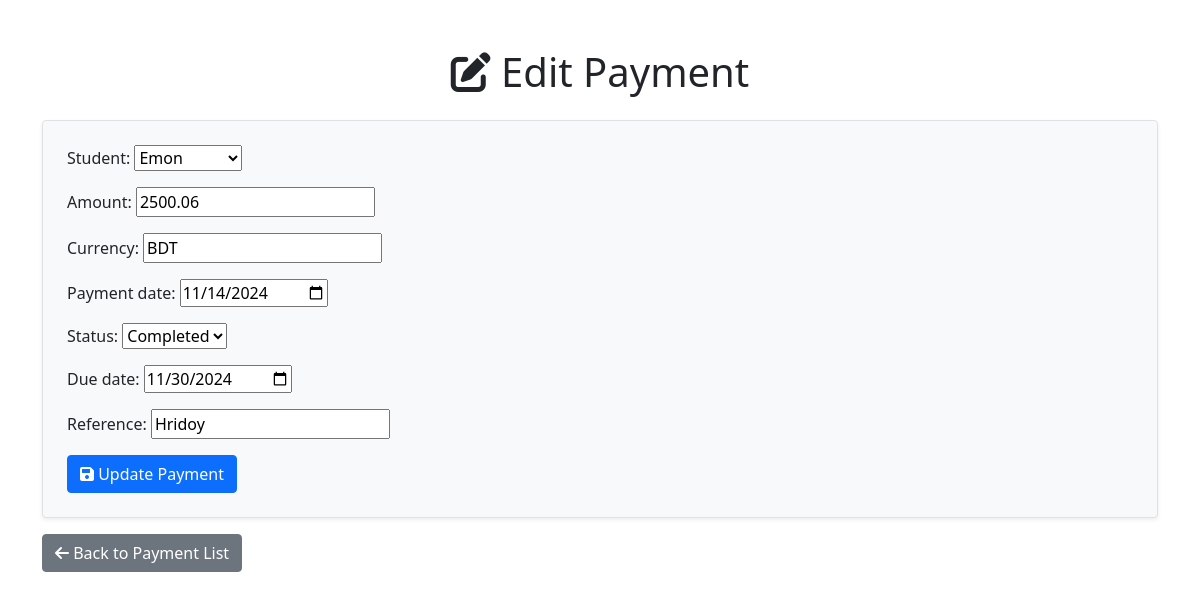
/payments/edit/5 (signed in), run on the app's committed database.
### hostel/models.py (models this page shows, shortened)
class Payment(models.Model):
    student = models.ForeignKey(Student, on_delete=models.CASCADE)
    amount = models.DecimalField(max_digits=10, decimal_places=2)
    currency = models.CharField(max_length=3, default='BDT')
    status = models.CharField(max_length=20, choices=[('Pending', 'Pending'), (
        'Completed', 'Completed'), ('Overdue', 'Overdue')], default='Pending')
    payment_date = models.DateTimeField(null=True, blank=True)
    due_date = models.DateField(null=True, blank=True)
    is_due = models.BooleanField(default=False)
    overdue_amount = models.DecimalField(max_digits=10, decimal_places=2)
    reference = models.CharField(max_length=255, blank=True, null=True)
    room_number = models.CharField(max_length=10, blank=True, null=True)
    oprstamp = models.ForeignKey(
        User, on_delete=models.SET_NULL, null=True, blank=True)
    timestamp = models.DateTimeField(auto_now_add=True)

### hostel/views.py (the view)
# urls.py: path('payments/edit/<int:pk>', PaymentUpdateView.as_view(), name='admin_edit_payment'),
@method_decorator(login_required, name='dispatch')
class PaymentUpdateView(UpdateView):
    model = Payment
    form_class = PaymentForm
    template_name = 'payments/admin_edit_payment.html'
    success_url = reverse_lazy('admin_payment_list')

### hostel/forms.py
class PaymentForm(forms.ModelForm):
    class Meta:
        model = Payment
        fields = ['student',  # 'room',
                  'amount', 'currency', 'payment_date', 'status', 'due_date', 'reference']
        widgets = {
            'amount': forms.NumberInput(attrs={'step': '0.01'}),
            'due_date': forms.DateInput(attrs={'type': 'date'}),
            'payment_date': forms.DateInput(attrs={'type': 'date'}),
        }

### hostel/models.py (called while the page is built)
    def __str__(self):
        return self.name

### hostel/templates/payments/admin_edit_payment.html (shortened to what this page needs)
<!DOCTYPE html>
<html lang="en">
  <head>
    <link href="https://cdn.jsdelivr.net/npm/bootstrap@5.1.3/dist/css/bootstrap.min.css" rel="stylesheet" />
    <link rel="stylesheet" href="https://cdnjs.cloudflare.com/ajax/libs/font-awesome/6.0.0-beta3/css/all.min.css">
  </head>
  <body>
    <div class="container mt-5">
      <h1 class="text-center mb-4"><i class="fas fa-edit"></i> Edit Payment</h1>
      <form method="post" class="p-4 border rounded shadow-sm bg-light">
        {{ form.as_p }}
        <button type="submit" class="btn btn-primary">
          <i class="fas fa-save"></i> Update Payment
        </button>
      </form>
      <a href="{% url 'admin_payment_list' %}" class="btn btn-secondary mt-3">
        <i class="fas fa-arrow-left"></i> Back to Payment List
      </a>
    </div>
  </body>
</html>

### data on the page
Payment: student "Emon", amount "2500.06", currency "BDT", payment_date "11/14/2024", status "Completed", due_date "11/30/2024", reference "Hridoy"
